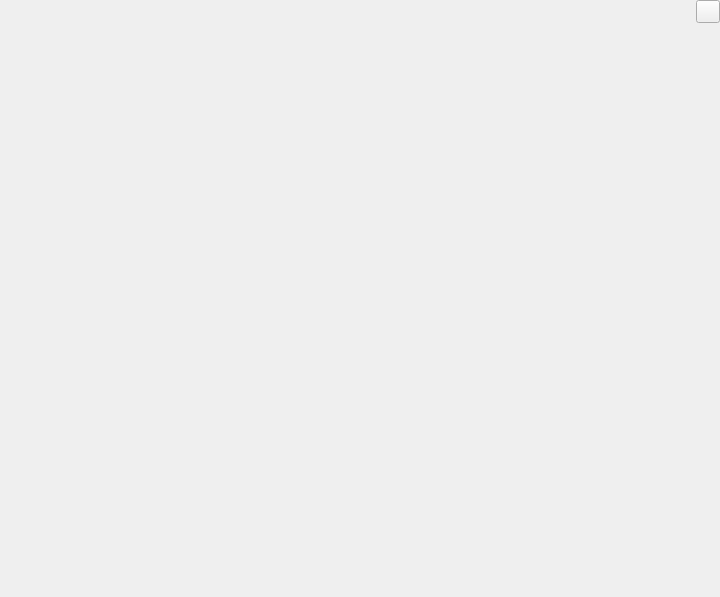
<?xml version="1.0" encoding="UTF-8"?>
<ui version="4.0">
 <class>AboutUs</class>
 <widget class="QDialog" name="AboutUs">
  <property name="geometry">
   <rect>
    <x>0</x>
    <y>0</y>
    <width>720</width>
    <height>597</height>
   </rect>
  </property>
  <property name="windowTitle">
   <string>Dialog</string>
  </property>
  <layout class="QVBoxLayout" name="verticalLayout">
   <property name="leftMargin">
    <number>0</number>
   </property>
   <property name="topMargin">
    <number>0</number>
   </property>
   <property name="rightMargin">
    <number>0</number>
   </property>
   <property name="bottomMargin">
    <number>0</number>
   </property>
   <item>
    <widget class="QWidget" name="widget" native="true">
     <layout class="QHBoxLayout" name="horizontalLayout">
      <property name="leftMargin">
       <number>0</number>
      </property>
      <property name="topMargin">
       <number>0</number>
      </property>
      <property name="rightMargin">
       <number>0</number>
      </property>
      <property name="bottomMargin">
       <number>0</number>
      </property>
      <item>
       <widget class="QLabel" name="labelLogo">
        <property name="text">
         <string/>
        </property>
       </widget>
      </item>
      <item>
       <spacer name="horizontalSpacer">
        <property name="orientation">
         <enum>Qt::Horizontal</enum>
        </property>
        <property name="sizeHint" stdset="0">
         <size>
          <width>682</width>
          <height>20</height>
         </size>
        </property>
       </spacer>
      </item>
      <item>
       <widget class="QToolButton" name="tbtnClose">
        <property name="text">
         <string/>
        </property>
       </widget>
      </item>
     </layout>
    </widget>
   </item>
   <item>
    <widget class="QWidget" name="widgetAboutUs" native="true">
     <layout class="QGridLayout" name="gridLayout">
      <property name="leftMargin">
       <number>0</number>
      </property>
      <property name="topMargin">
       <number>0</number>
      </property>
      <property name="rightMargin">
       <number>0</number>
      </property>
      <property name="bottomMargin">
       <number>0</number>
      </property>
      <item row="0" column="0">
       <widget class="QLabel" name="labelAboutUs">
        <property name="sizePolicy">
         <sizepolicy hsizetype="Preferred" vsizetype="Expanding">
          <horstretch>0</horstretch>
          <verstretch>0</verstretch>
         </sizepolicy>
        </property>
        <property name="text">
         <string/>
        </property>
       </widget>
      </item>
     </layout>
    </widget>
   </item>
  </layout>
 </widget>
 <resources/>
 <connections/>
</ui>
